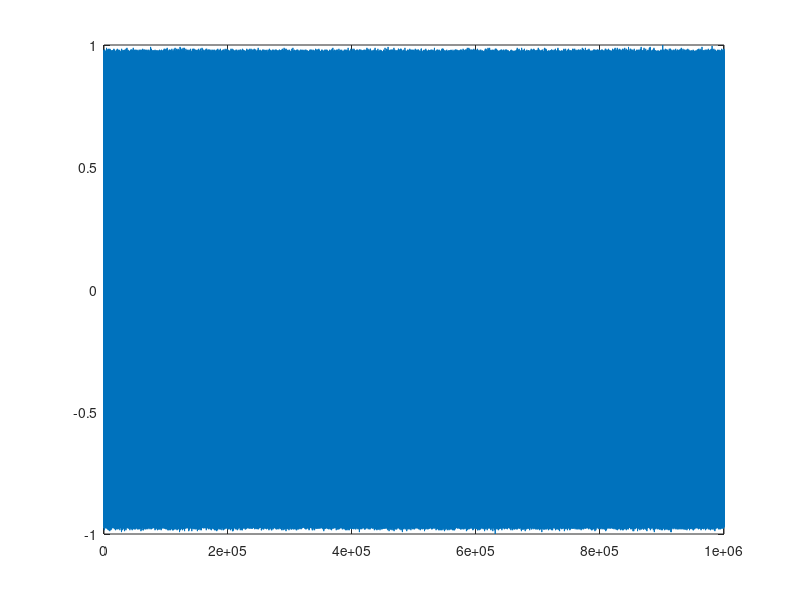
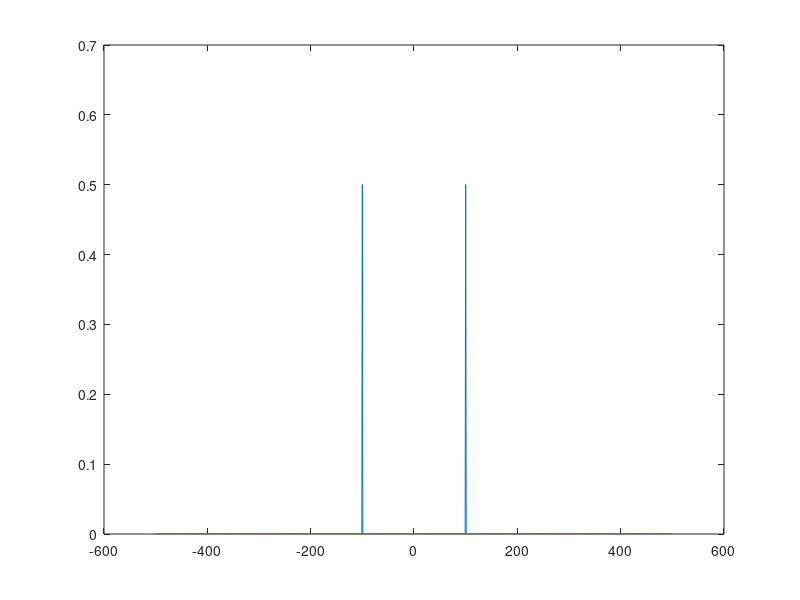
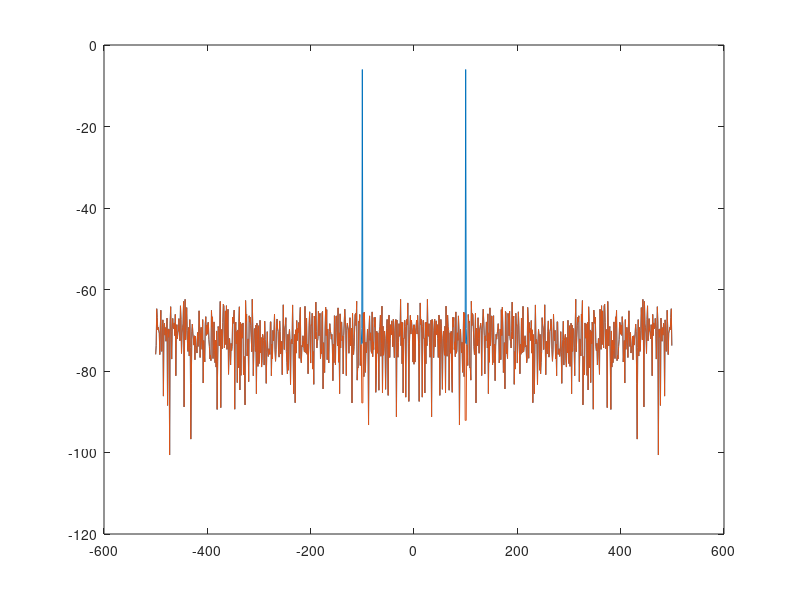

The MATLAB script that drew these images, in order: (Note: this script raises an error after producing the figures.)
close all
clear
clc

n = 100000;
q = 8;

%Q = quantizer('Mode', 'fixed', 'Roundmode', 'nearest', 'Overflowmode', 'wrap', 'Format', [q q-1]);

fs = 1e3;
fo = 100;
T=1000;
t = 0:1/fs:T-1/fs;% I changed to be more understandable 
t_l=length(t);
r = 0.01*randn(1,t_l);
sig = sin(2*pi*fo*t);
sig_r = round( 2^q * (sig + r) )./2^q;

f = -fs/2:fs/T:fs/2-1/fs;
y = fftshift(fft(sig_r, T));
yn = y./T;
sig_spectrum = abs(yn);

[value, index] = max(sig_spectrum);
sig_peak_index = find(sig_spectrum == value);
noise_spectrum = sig_spectrum;
noise_spectrum([sig_peak_index(1)-1:sig_peak_index(1)+1]) = mean(noise_spectrum)/sqrt(T);% I normalized over sqrt the number of samples
noise_spectrum([sig_peak_index(2)-1:sig_peak_index(2)+1]) = mean(noise_spectrum)/sqrt(T);

figure
plot(sig_r)

figure
plot(f, sig_spectrum)
hold on
plot(f, noise_spectrum)

figure
plot(f, 20*log10(sig_spectrum))
hold on
plot(f, 20*log10(noise_spectrum))

SNR = 10*log10( 2*(value)^2/(mean(noise_spectrum)^2) )-10*log10(T)% I did the same here
SNR_var = 10*log10(2*value^2/abs(var(sig_r)-2*value^2))

snr(sig_r,sig_r - sig)